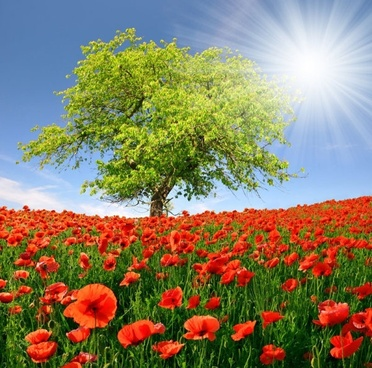
#> input picture Color_Detection_Pic.jpg, 372 x 368 px, found by its file name
$ python ColorDetection.py
#> lines starting #> are read from the running program, lines starting #| are printed output that depends on the picture
from collections import Counter
import numpy as np
import cv2
from sklearn.cluster import KMeans
import matplotlib.pyplot as plt


def RGB2HEX(colour):
    return "#{:02x}{:02x}{:02x}".format(int(colour[0]), int(colour[1]), int(colour[2]))


imge = cv2.imread(
    'C:\\Users\\user\\Desktop\\KratosLD-W3\\Color_Detection_Pic.jpg')
#> imge is the input picture: shape (368, 372, 3); mean B, G, R 100.2, 127.4, 135.8
imge = cv2.cvtColor(imge, cv2.COLOR_BGR2RGB)


#  Reshaping image from 3D to 2D matrix by multiplying rows*columns:
img = imge.reshape((imge.shape[0] * imge.shape[1], 3))

clt = KMeans(n_clusters=5)
clt.fit(img)

labels = clt.labels_
centers = clt.cluster_centers_
centers = np.uint8(centers)  # Converting float back to 8 bit color values

segmented_img = centers[labels]
segmented_img = segmented_img.reshape(imge.shape)
segmented_img = cv2.cvtColor(segmented_img, cv2.COLOR_RGB2BGR)
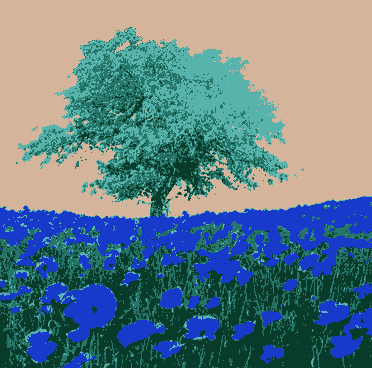
#> segmented_img: shape (368, 372, 3); mean R, G, B 99.6, 126.7, 135.4
cv2.imshow("Segmented Image", segmented_img)

#  Counting number of pixels belonging to each cluster:
numLabels = np.arange(0, 6)
hist, _ = np.histogram(clt.labels_, bins=numLabels)
hist = hist.astype("float32")
hist /= hist.sum()

# Creating bar graph to repsent colors with dimensions 100x600:
bar = np.zeros((100, 600, 3), dtype="uint8")
strt_pt = 0

# Zip is used to pair together Color along with its %age of occurance:
for (perct, color) in zip(hist, clt.cluster_centers_):
    # Plotting starting and endpoints of each color box
    end_pt = strt_pt + (perct * 600)
    cv2.rectangle(bar, (int(strt_pt), 0), (int(end_pt), 100),
                  (color.astype("uint8").tolist()), -1)
    strt_pt = end_pt  # Starting point of next color is end point of previous color
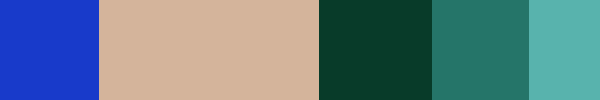
#> bar: shape (100, 600, 3); mean of channels 0, 1, 2 135.3, 126.8, 99.6; drawn as B, G, R

bar = cv2.cvtColor(bar, cv2.COLOR_RGB2BGR)
cv2.imshow("bar", bar)  # Showing color distribution


counts = Counter(clt.labels_)
# sort to ensure correct color percentage
counts = dict(sorted(counts.items()))

# We get ordered colors by iterating through the keys
ordered_colors = [clt.cluster_centers_[i] for i in counts.keys()]
hex_colors = [RGB2HEX(ordered_colors[i]) for i in counts.keys()]

# Plotting pie chart
plt.figure(figsize=(8, 6))
plt.pie(counts.values(), colors=hex_colors)
plt.show()
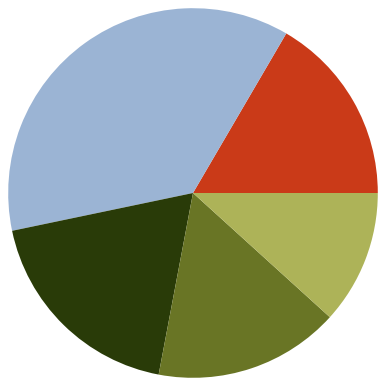
#> figure drawn by matplotlib, 1 panel

cv2.waitKey(0)
cv2.destroyAllWindows()
